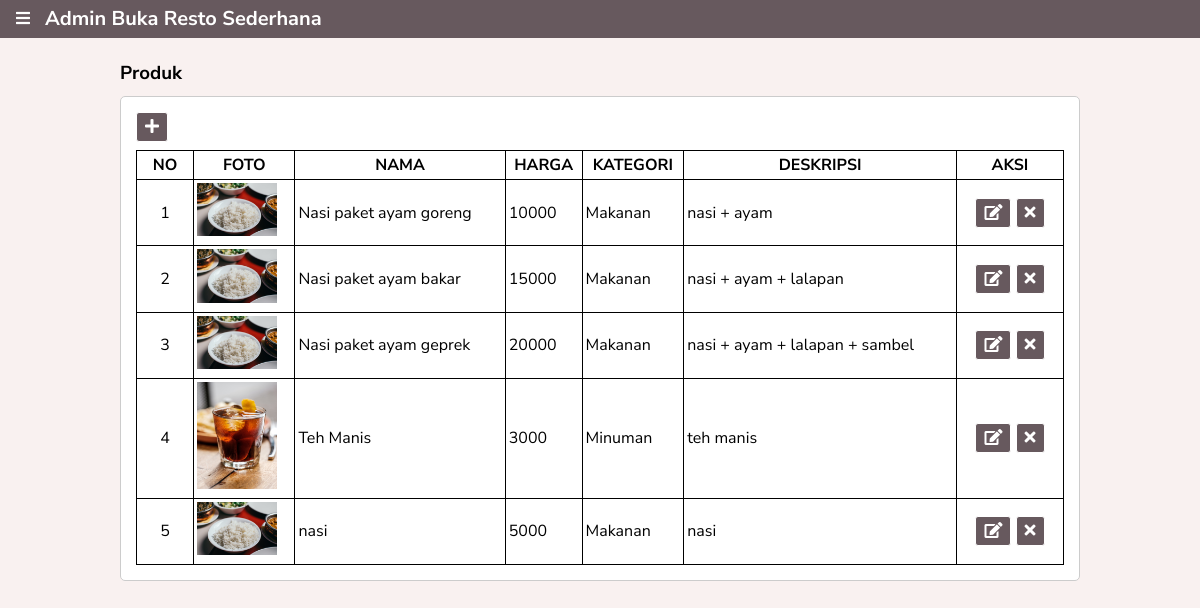
Page /admin/produk.php (signed in) on the committed database.
### tables this page shows
CREATE TABLE `produk` (
  `idproduk` int(11) NOT NULL,
  `namaproduk` varchar(100) NOT NULL,
  `hargaproduk` int(11) NOT NULL,
  `deskripsi` varchar(255) NOT NULL,
  `foto` varchar(50) NOT NULL,
  `kategori` enum('Makanan','Minuman') NOT NULL,
  `createdat` timestamp NOT NULL DEFAULT current_timestamp()
);

### admin/produk.php (the view, shortened to what this page needs)
<?php
	require_once 'header_template.php';
	$query_select = 'select * from produk';
	$run_query_select = mysqli_query($conn, $query_select);
?>
<div class="content">
	<div class="container">
		<h3 class="page-title">Produk</h3>
		<div class="card">
			<a href="produk_add.php" class="btn" title="Tambah data"><i class="fa fa-plus"></i></a>
			<table class="table">
				<thead>
					<tr>
						<th width="50">NO</th>
						<th>FOTO</th>
						<th>NAMA</th>
						<th>HARGA</th>
						<th>KATEGORI</th>
						<th>DESKRIPSI</th>
						<th width="100">AKSI</th>
					</tr>
				</thead>
				<tbody>
					<?php if(mysqli_num_rows($run_query_select) > 0){ ?>
					<?php $nomor = 1; ?>
					<?php while($row = mysqli_fetch_array($run_query_select)){ ?>
					<tr>
						<td align="center"><?= $nomor++ ?></td>
						<td><img src="../uploads/products/<?= $row['foto'] ?>" width="80"></td>
						<td><?= $row['namaproduk'] ?></td>
						<td><?= $row['hargaproduk'] ?></td>
						<td><?= $row['kategori'] ?></td>
						<td><?= $row['deskripsi'] ?></td>
						<td align="center">
							<a href="produk_edit.php?id=<?= $row['idproduk'] ?>" class="btn" title="Edit data"><i class="fa fa-edit"></i></a>
							<a href="?delete=<?= $row['idproduk'] ?>" class="btn" onclick="return confirm('Yakin ?')" title="Hapus data"><i class="fa fa-times"></i></a>
						</td>
					</tr>
					<?php }}else{ ?>
					<tr>
						<td colspan="7">Tidak ada data</td>
					</tr>
					<?php } ?>
				</tbody>
			</table>
		</div>
	</div>
</div>
<?php require_once 'footer_template.php'; ?>

### admin/header_template.php (style rules this page uses)
* { padding:0; margin:0; }
body { font-family: 'Nunito Sans', sans-serif; background-color: #F9F1F0; }
a { color: inherit; text-decoration: none; }
.content { padding: 60px 0; }
.container { width: 960px; margin-left: auto; margin-right: auto; }
.page-title { margin-bottom: 10px; }
.card { border:1px solid #ccc; background-color: #fff; padding:15px; border-radius: 5px; }
.table { width:100%; border-collapse: collapse; margin-top: 8px; }
.table thead th, .table tbody td { border:1px solid; padding:3px; }
.btn { border: 1px solid; padding:3px 8px; display: inline-block; background-color: #67595E ; color: #fff; border-radius: 3px; }

### rows in the picture
produk: foto (picture), namaproduk "Nasi paket ayam goreng", hargaproduk "10000", kategori "Makanan", deskripsi "nasi + ayam"
produk: foto (picture), namaproduk "Nasi paket ayam bakar", hargaproduk "15000", kategori "Makanan", deskripsi "nasi + ayam + lalapan"
produk: foto (picture), namaproduk "Nasi paket ayam geprek", hargaproduk "20000", kategori "Makanan", deskripsi "nasi + ayam + lalapan + sambel"
produk: foto (picture), namaproduk "Teh Manis", hargaproduk "3000", kategori "Minuman", deskripsi "teh manis"
produk: foto (picture), namaproduk "nasi", hargaproduk "5000", kategori "Makanan", deskripsi "nasi"
